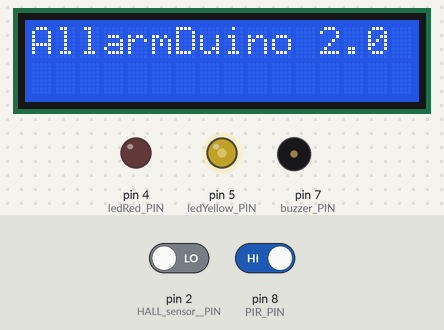
Bench run of a sketch on a simulated Arduino Uno, built with avr-gcc and run on an emulated ATmega328P. Shown: 16×2 character LCD, output pins drawn as LEDs (lit = HIGH), buzzer (waves = sounding, pin HIGH). The test bench sets the inputs (shaded band); at power-on: pin 2 (HALL_sensor__PIN) LOW, pin 8 (PIR_PIN) HIGH. Pins used as bus, display or sensor lines are not drawn.

Above: at 3.3 s.
3.4 s: pin 2 (HALL_sensor__PIN) driven HIGH
At 4.1 s:
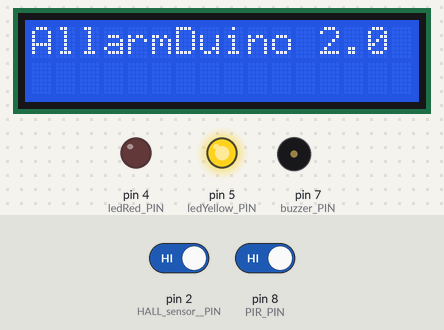
4.9 s: pin 8 (PIR_PIN) driven LOW
At 5.8 s:
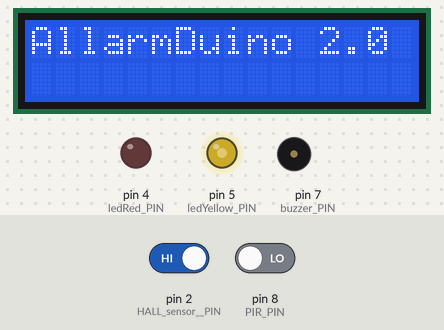
Timing chart, 0 to 7.9 s (numbered marks = the images above; inputs shaded):
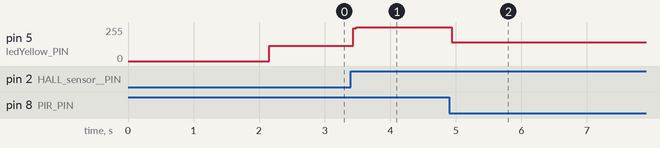

The sketch:

Alarm_code.ino
```cpp
    /**
    * Created By Tafuri Mirko
    * Centrale antifurto costruita con Arduino uno. Materiali:
    * Arduino UNO, lettore RFID RC522, sensore Pir, 3 led colorati, LCD, un pulsante, un buzzer.
    * Importante, collegare il lettore RFID ai pin di Arduino come segue:
    * https://www.arduino.cc/en/Reference/SPI
    *
    * MOSI (Master Out Slave In): Pin 11 / ICSP-4
    * MISO (Master In Slave Out): Pin 12 / ICSP-1
    * SCK (Serial Clock): Pin 13 / ISCP-3
    * SS (Slave Select): Pin 10
    * RST: Pin 9
    *
    * --- LED LEGEND ---
    * RED OFF      -> ALARM OFF
    * RED FLASHING -> ALARM ENGAGED
    * RED ON       -> ALARM TRIGGERED
    * YELLOW       -> CHECK MOVMENT FOR TEST
    */
    //Serial Peripheral Interface(SPI) to RFID communications
    #include <SPI.h>
    #include <RFID.h>
    //EEprom is memory to save information
    #include <EEPROM.h>
    //LiquidCrystal manage the LCD
    #include <LiquidCrystal.h>

    //Define pins
    #define HALL_sensor__PIN 2
    #define ledRed_PIN 4
    #define ledYellow_PIN 5
    #define BTN_RST_PIN 6
    #define BTN_TEST_PIN 3
    #define buzzer_PIN 7
    #define PIR_PIN 8
    #define RST_PIN 9
    #define SS_PIN 10
    //Define Default
    #define DEF_DELAY_MSG 2000
    #define DEF_DELAY_ALARM 5000 //TOD portare a 10 secondi
    #define DEF_BUZZ_FREQ 4186
    #define DEF_BUZZ_LENGTH 100
    #define DEF_FLASH_INTERVAL 500

    //TODO Define master key number before start
    unsigned char masterKeys[] = {70,43,12,232,43};
    //Define Variables
    RFID rfid(SS_PIN, RST_PIN);
    LiquidCrystal lcd(A0, A1, A2, A3, A4, A5);

    boolean isAlarmON = false;
    boolean isAlarmTriggered = false;
    boolean isMasterManageMode = false;
    int ledState = LOW;
    int slaveCounter;
    unsigned long previousMillis = 0;


    void setup() {
      SPI.begin();
      rfid.init();
      initPins();
      resetLed();
      resetLcd();
    }

    void initPins() {
      lcd.begin(16, 2);
      pinMode(HALL_sensor__PIN, INPUT);
      pinMode(BTN_RST_PIN, INPUT);
      pinMode(BTN_TEST_PIN, INPUT);
      pinMode(buzzer_PIN, OUTPUT);
      pinMode(ledRed_PIN, OUTPUT);
      pinMode(ledYellow_PIN, OUTPUT);
    }
    void resetLed() {
      digitalWrite(ledRed_PIN, LOW);
      digitalWrite(ledYellow_PIN, LOW);
    }
    void printMessageOnLCD(String message){
      lcd.clear();
      lcd.print(message);
      delay(DEF_DELAY_MSG);
    }
    void resetLcd() {
      printMessageOnLCD("AllarmDuino 2.0");
    }
    void loop() {
      checkMovment();
      //TODO reinserire una volta arrivato l'Rfid
      //checkRfid();

      if (digitalRead(HALL_sensor__PIN) == HIGH) {
        digitalWrite(ledYellow_PIN, HIGH);
      }else{
        digitalWrite(ledYellow_PIN, LOW);
      }


      rfid.halt();
    }
    void updateSlaveCounter(){
      slaveCounter = EEPROM.read(0);
    }
    void getSlavesByCountId(unsigned char selectedSlave[], int slaveCounter){
      for(int j = 0; j<5;j++){
           selectedSlave[j] = EEPROM.read(j+1+((slaveCounter-1)*5));
        }
    }
    void saveSlaveAtEnd(){
      for(int j = 0; j<5;j++){
       EEPROM.write((j+1+(slaveCounter*5)), rfid.serNum[j]);
      }
      slaveCounter = slaveCounter++;
      EEPROM.write(0, slaveCounter);
      printMessageOnLCD("Total Slaves: "+ slaveCounter);
    }
    void checkMovment(){
      //TODO REMOVE
      digitalWrite(ledYellow_PIN, digitalRead(PIR_PIN));

      //Maybe can be more than just one PIR
      if(isAlarmON) {
        digitalWrite(ledRed_PIN, HIGH);
        printMessageOnLCD("ALLARME!!");
        delay(DEF_DELAY_ALARM);
        isAlarmTriggered = true;
        buzz(buzzer_PIN, DEF_BUZZ_FREQ, DEF_BUZZ_LENGTH);
     }
    }

    void resetPressed(){
      printMessageOnLCD("RESET KEY!!");
      //Clear EEPROM
      for (int i = 0 ; i < EEPROM.length() ; i++) {
        EEPROM.write(i, 0);
      }
      stopManageMode();
      resetLcd();
    }

    boolean isCardEquals(unsigned char card1[], unsigned char card2[]) {
      boolean result = true;
      for(int i=0; i<5; i++){
        boolean isEqualCurrent = card1[i] == card2[i];
        result = isEqualCurrent && result;
      }
      return result;
    }
    boolean isCardPassedMaster(){
      return isCardEquals(rfid.serNum, masterKeys);
    }
    boolean isCardPassedSlave(){
      boolean result;
      if(slaveCounter > 0){
        result = true;
        for(int i = 1; i<=slaveCounter;i++){
          unsigned char currentSlave[5];
          getSlavesByCountId(currentSlave, i);
          boolean isEqual = isCardEquals(rfid.serNum, currentSlave);
          result = isEqual && result;
        }
      }else{
        result = false;
      }
      return result;
    }
    void startManageMode(){
      isMasterManageMode = true;
      printMessageOnLCD("MANAGE MODE ON");
      printMessageOnLCD("Total Slaves: " + slaveCounter);
      printMessageOnLCD("1) Press Button");
      printMessageOnLCD("1) To reset ALL");
      printMessageOnLCD("2) Pass Slave");
      printMessageOnLCD("2) To Save it");
      printMessageOnLCD("3) Pass Master");
      printMessageOnLCD("3) To STOP MANAGE");
      printMessageOnLCD("MANAGE MODE ON");

      //TODO Stampare anche le key degli slave??
      //TODOGestirre messaggi informativi
    }

    void saveSlave(){
      printMessageOnLCD("New Slave");
      saveSlaveAtEnd();
      stopManageMode();
    }
    void stopManageMode(){
      isMasterManageMode = false;
      printMessageOnLCD("MANAGE MODE OFF");
      resetLcd();
    }
    void stopAlarm(){
      isAlarmON = false;
      isAlarmTriggered = false;
      printMessageOnLCD("VALID KEY");
      printMessageOnLCD("ALARM OFF..");
      //Shoutdown all Led
      resetLed();
      resetLcd();
    }
    void startAlarm(){
      printMessageOnLCD("VALID KEY");
      printMessageOnLCD("ALARM ON..");
      //WAIT dealy before engaged alarm
      delay(DEF_DELAY_ALARM);
      isAlarmON = true;
      isAlarmTriggered = false;
      printMessageOnLCD("ANTIFURTO");
      printMessageOnLCD("ATTIVO..");
      flashingLed(ledRed_PIN, DEF_FLASH_INTERVAL);
      resetLcd();
    }

    void checkRfid(){
      updateSlaveCounter();
      if (rfid.isCard()) {
        if (rfid.readCardSerial()) {
          //If isMasterManageMode ON
          if(isMasterManageMode){
            //Reset button pressed
            if (digitalRead(BTN_RST_PIN) == HIGH) {
              resetPressed();
            }
            else if (isCardPassedMaster()) {
              stopManageMode();
            }
            else if (isCardPassedSlave()) {
              //remove slave not implemented yet
              stopManageMode();
            }//Add new Slave
            else{
              if(slaveCounter <3){
                saveSlave();
              }else{
                printMessageOnLCD("Max Slave is 3");
                printMessageOnLCD("Press Button");
                printMessageOnLCD("To reset ALL");
                stopManageMode();
              }
            }
          }
          //If isMasterManageMode OFF and isCardPassedMaster startManageMode
          else if (isCardPassedMaster()) {
            startManageMode();
          }//If isMasterManageMode OFF and isCardPassedSlave start or stop Alarm
          else if (isCardPassedSlave()) {
            if (isAlarmON) {
              stopAlarm();
            } else {
              startAlarm();
            }
          }
        }
      }
    }

    void buzz(int targetPin, long frequency, long length) {
     long delayValue = 1000000/frequency/2;
     long numCycles = frequency * length/ 1000;
     for (long i=0; i < numCycles; i++) {
      digitalWrite(targetPin,HIGH);
      delayMicroseconds(delayValue);
      digitalWrite(targetPin,LOW);
      delayMicroseconds(delayValue);
     }
    }
    void flashingLed(int led_PIN, long interval) {
      unsigned long currentMillis = millis();
      if(currentMillis - previousMillis > interval) {
        previousMillis = currentMillis;
        //Toggle led_PIN
        digitalWrite(led_PIN, !digitalRead(led_PIN));
      }
    }
```

Measured:
- after the input at 3.4 s, pin 5 (ledYellow_PIN): 116/255 → 255/255 at once
- after the input at 4.9 s, pin 5 (ledYellow_PIN): 255/255 → 139/255 at once
